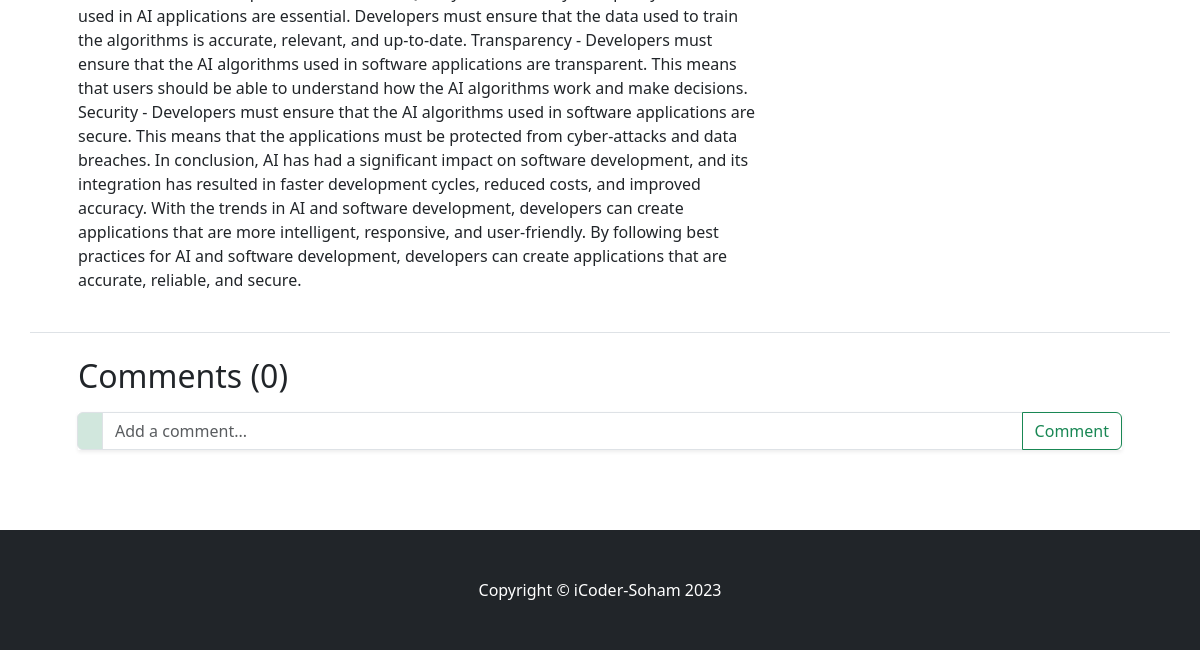
Page /blog/the-impact-of-ai-on-software-development-trends-and-best-practices (lower part) on the earlier database version.
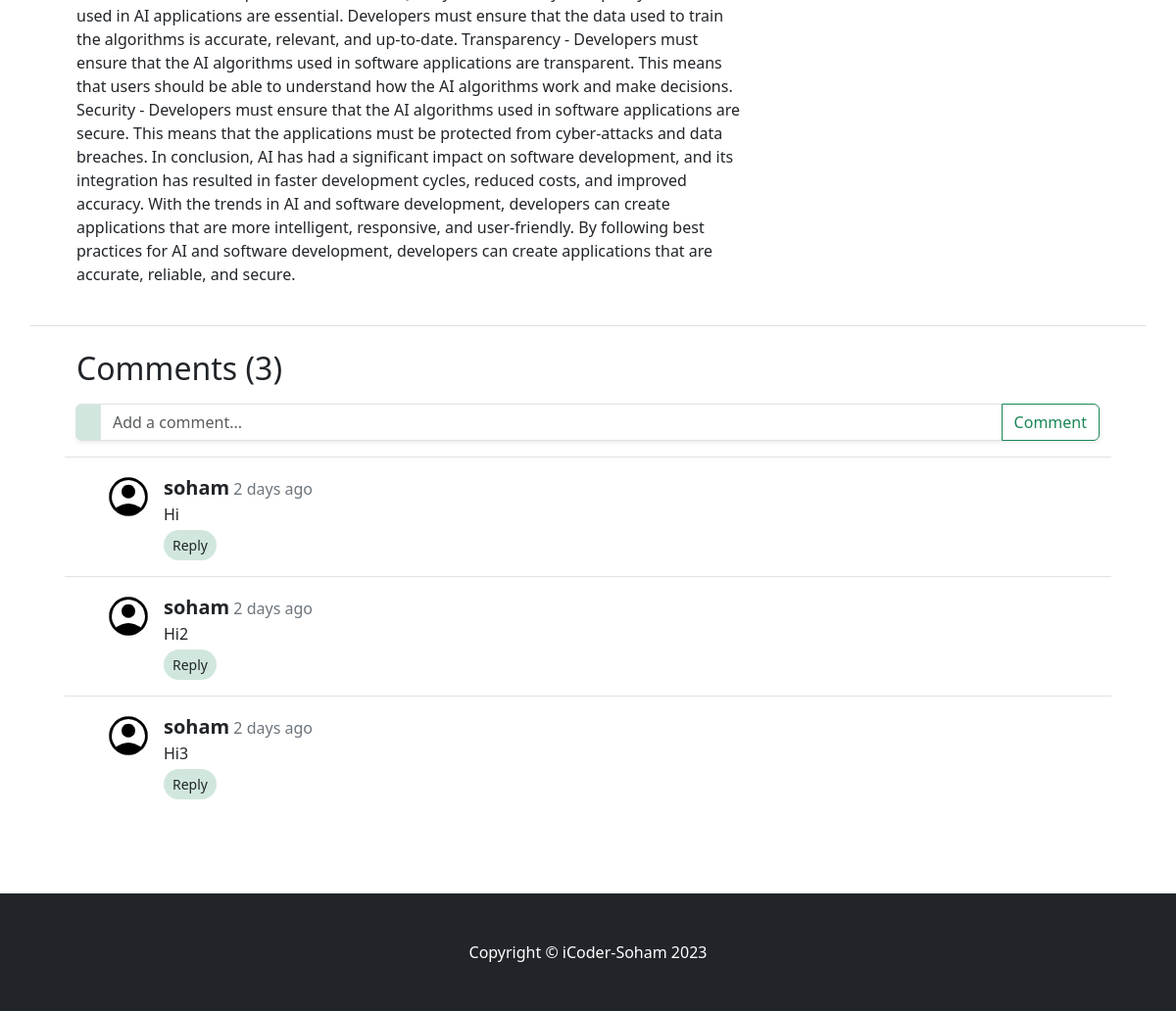
Same page on the later database version.
### blog/models.py (models this page shows, shortened)
class Comment(models.Model):
    sno = models.AutoField(primary_key=True)
    data = models.TextField()
    user = models.ForeignKey(User, on_delete=models.CASCADE)
    post = models.ForeignKey(Post, on_delete=models.CASCADE)
    parent = models.ForeignKey('self', on_delete=models.CASCADE, null=True)
    timestamp = models.DateTimeField(default=now)

### blog/views.py (the view)
# urls.py: path("<slug:slug>", views.blogPost, name='post_detail'),
def blogPost(request, slug):
    post = Post.objects.filter(slug=slug).first()
    comments = Comment.objects.filter(post=post, parent=None)
    replies = Comment.objects.filter(post=post).exclude(parent=None)
    replyDict = {}
    for reply in replies:
        if reply.parent.sno not in replyDict.keys():
            replyDict[reply.parent.sno] = [reply]
        else:
            replyDict[reply.parent.sno].append(reply)
    context = {"post": post, "comments": comments, "replyDict": replyDict}
    return render(request, "blog/blogpost.html", context)

### blog/templatetags/extras.py (called while the page is built)
@register.filter(name="get_rep_filter")
def get_rep_filter(dict, key):
    return dict.get(key, "")

### templates/blog/blogpost.html (shortened to what this page needs)
{% extends '../base.html' %}
{% block body %}
<div class="container px-5 border-bottom">
    <div class="row g-5 mt-1 mb-4">
        <div class="col-md-8 mt-2">
            <article class="blog-post">
                <p>{{post.content|safe}}</p>
            </article>
        </div>
        <div class="col-md-4">
        </div>
    </div>
</div>
<div class="container px-5 mt-4">
    <h2>Comments ({{comments|length}})</h2>
    <form action="/blog/postcomment" method="post">
        <div class="input-group my-3 shadow-sm">
            <span class="input-group-text bg-success-subtle rounded-start fw-bolder"
                id="basic-addon3">{{request.user.username}}</span>
            <input type="text" class="form-control" id="basic-url" aria-describedby="basic-addon3" name="comment"
                id="comment" placeholder="Add a comment..." required>
            <button type="submit" class="btn btn-outline-success">Comment</button>
        </div>
    </form>
    <div class="" id="comments" style="margin-bottom: 5rem;">
        {% for comment in comments %}
        <div class="row py-3 border-top">
            {% load static %}
            <div class="col-md-1 p-0"><img src="{% static 'img/account_circle.png' %}"
                    class="img-thumbnail rounded-circle border-0 p-0 float-end" alt="..."></div>
            <div class="col-md-11">
                {% load humanize %}
                <span class="fw-bolder fs-5">{{comment.user.username}}</span><span class="text-secondary">
                    {{comment.timestamp|naturaltime}}</span>
                <div style="overflow-wrap: anywhere;">
                    {{comment.data}}
                </div>
                <div class="replybox">
                    <button class="btn btn-outline bg-success-subtle btn-sm rounded-pill mt-1 px-2" type="button"
                        data-bs-toggle="collapse" data-bs-target="#reply{{comment.sno}}" aria-expanded="false"
                        aria-controls="collapseExample">
                        Reply
                    </button>
                    {% load extras %}
                        {% for reply in replyDict|get_rep_filter:comment.sno %}
                            {% load static %}
                                {% load humanize %}
                        {% endfor %}
                </div>
            </div>
        </div>
        {% endfor %}
    </div>
</div>
{% endblock body %}

Differences in the rows shown:
added Comment: user.username "soham", timestamp "2 days ago", data "Hi"
added Comment: user.username "soham", timestamp "2 days ago", data "Hi2"
added Comment: user.username "soham", timestamp "2 days ago", data "Hi3"
Other differences:
{{ comments|length }}: "0" → "3"
